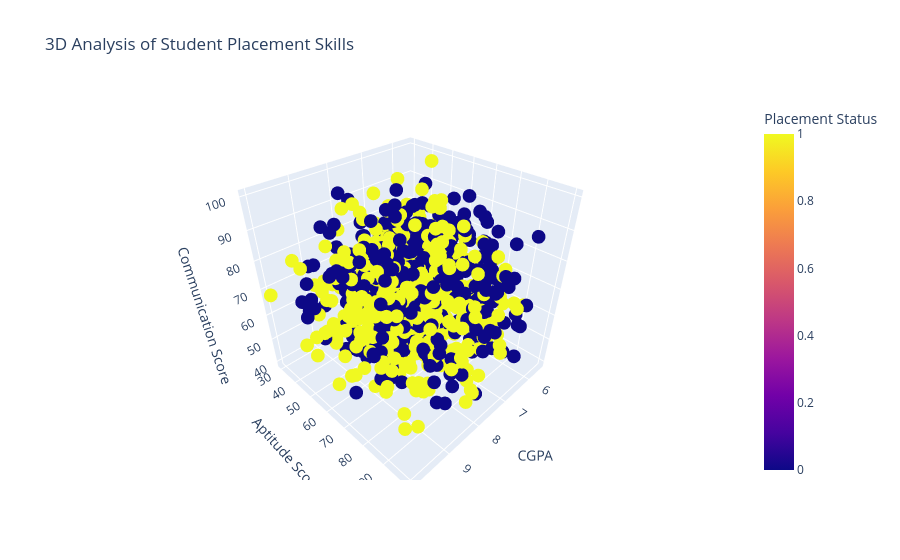

The notebook cell this image was saved under:
### Code cell
import plotly.express as px

fig4 = px.scatter_3d(
    df,
    x="CGPA",
    y="Aptitude_Score",
    z="Communication_Score",
    color="Placed",
    title="3D Analysis of Student Placement Skills",
    hover_data=["Student_ID", "Branch", "Package_LPA"],
    labels={
        "CGPA": "CGPA",
        "Aptitude_Score": "Aptitude Score",
        "Communication_Score": "Communication Score",
        "Placed": "Placement Status"
    }
)

fig4.show()

### Figure 1 — Plotly figure (JSON) as saved in the notebook; plotly's stock layout.template omitted (floating-point values rounded to 4 significant figures; data arrays with more than 128 entries replaced by an {"elided": "..."} marker saying what was removed)
{"data": [{"customdata": {"elided": "1000x3 mixed values"}, "hovertemplate": "CGPA=%{x}<br>Aptitude Score=%{y}<br>Communication Score=%{z}<br>Student_ID=%{customdata[0]}<br>Branch=%{customdata[1]}<br>Package_LPA=%{customdata[2]}<br>Placement Status=%{marker.color}<extra></extra>", "legendgroup": "", "marker": {"color": {"elided": "1000 int values"}, "coloraxis": "coloraxis", "symbol": "circle"}, "mode": "markers", "name": "", "scene": "scene", "showlegend": false, "type": "scatter3d", "x": {"elided": "1000 float values"}, "y": {"elided": "1000 float values"}, "z": {"elided": "1000 float values"}}], "layout": {"coloraxis": {"colorbar": {"title": {"text": "Placement Status"}}, "colorscale": [[0, "#0d0887"], [0.1111, "#46039f"], [0.2222, "#7201a8"], [0.3333, "#9c179e"], [0.4444, "#bd3786"], [0.5556, "#d8576b"], [0.6667, "#ed7953"], [0.7778, "#fb9f3a"], [0.8889, "#fdca26"], [1, "#f0f921"]]}, "legend": {"tracegroupgap": 0}, "scene": {"domain": {"x": [0, 1], "y": [0, 1]}, "xaxis": {"title": {"text": "CGPA"}}, "yaxis": {"title": {"text": "Aptitude Score"}}, "zaxis": {"title": {"text": "Communication Score"}}}, "title": {"text": "3D Analysis of Student Placement Skills"}}}
